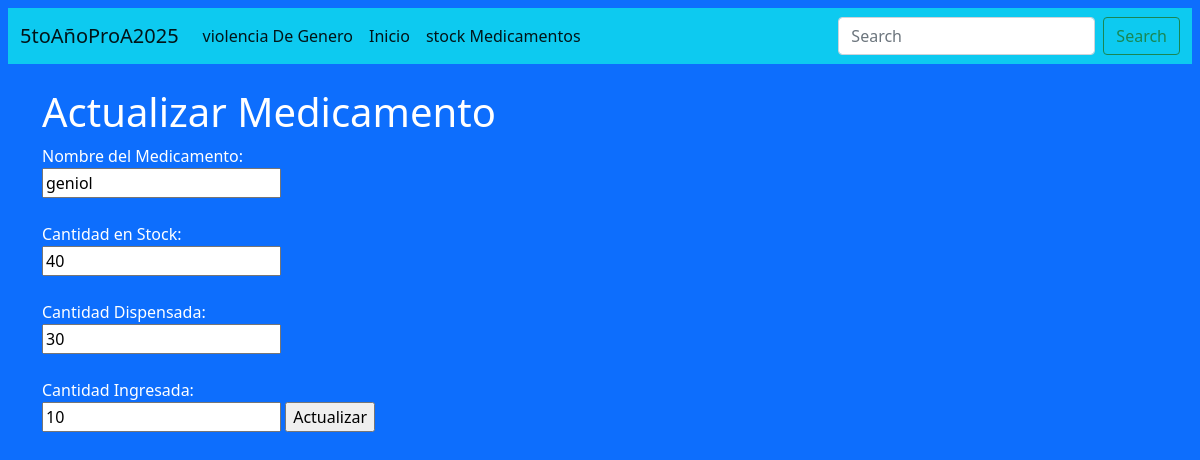
Before: /medicamentos/update/1 with the older database file.
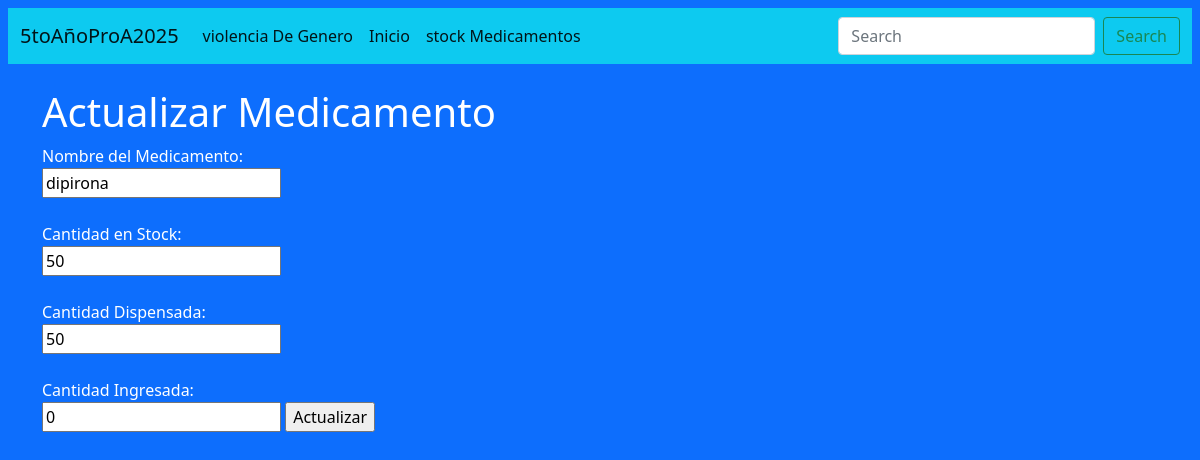
After: the same page with the newer database file.
### medicamentos/models.py (models this page shows)
class Medicamentos(models.Model):
  id = models.AutoField(primary_key=True)
  nombreMedicamento = models.CharField(max_length=255)
  cantidadStock = models.IntegerField(max_length=255)
  cantDispensada= models.IntegerField(max_length=255)
  cantIngresada=models.IntegerField(max_length=255)

### medicamentos/views.py (the view)
# urls.py: path('update/<int:id>', views.update, name='update'),
def update(request, id):
  mymember = Medicamentos.objects.get(id=id)
  template = loader.get_template('update.html')
  context = {  'mymember': mymember,  }
  return HttpResponse(template.render(context, request))

### medicamentos/templates/update.html (shortened to what this page needs)
{% extends 'base.html' %}
{% block contenido %}
<h1>Actualizar Medicamento</h1>
<form action="updaterecord/{{ mymember.id }}" method="post">
    Nombre del Medicamento:<br>
    <input name="nombreMedicamento" value="{{ mymember.nombreMedicamento }}">
    <br><br>
    Cantidad en Stock:<br>
    <input name="cantidadStock" value="{{ mymember.cantidadStock }}">
    <br><br>
    Cantidad Dispensada:<br>
    <input name="cantDispensada" value="{{ mymember.cantDispensada }}">
    <br><br>
    Cantidad Ingresada:<br>
    <input name="cantIngresada"  value="{{ mymember.cantIngresada }}">
    <input type="submit" value="Actualizar">
</form>
{% endblock contenido %}

Changed rows visible on the page:
changed Medicamentos: nombreMedicamento "geniol" → "dipirona"; cantidadStock "40" → "50"; cantDispensada "30" → "50"; cantIngresada "10" → "0"
